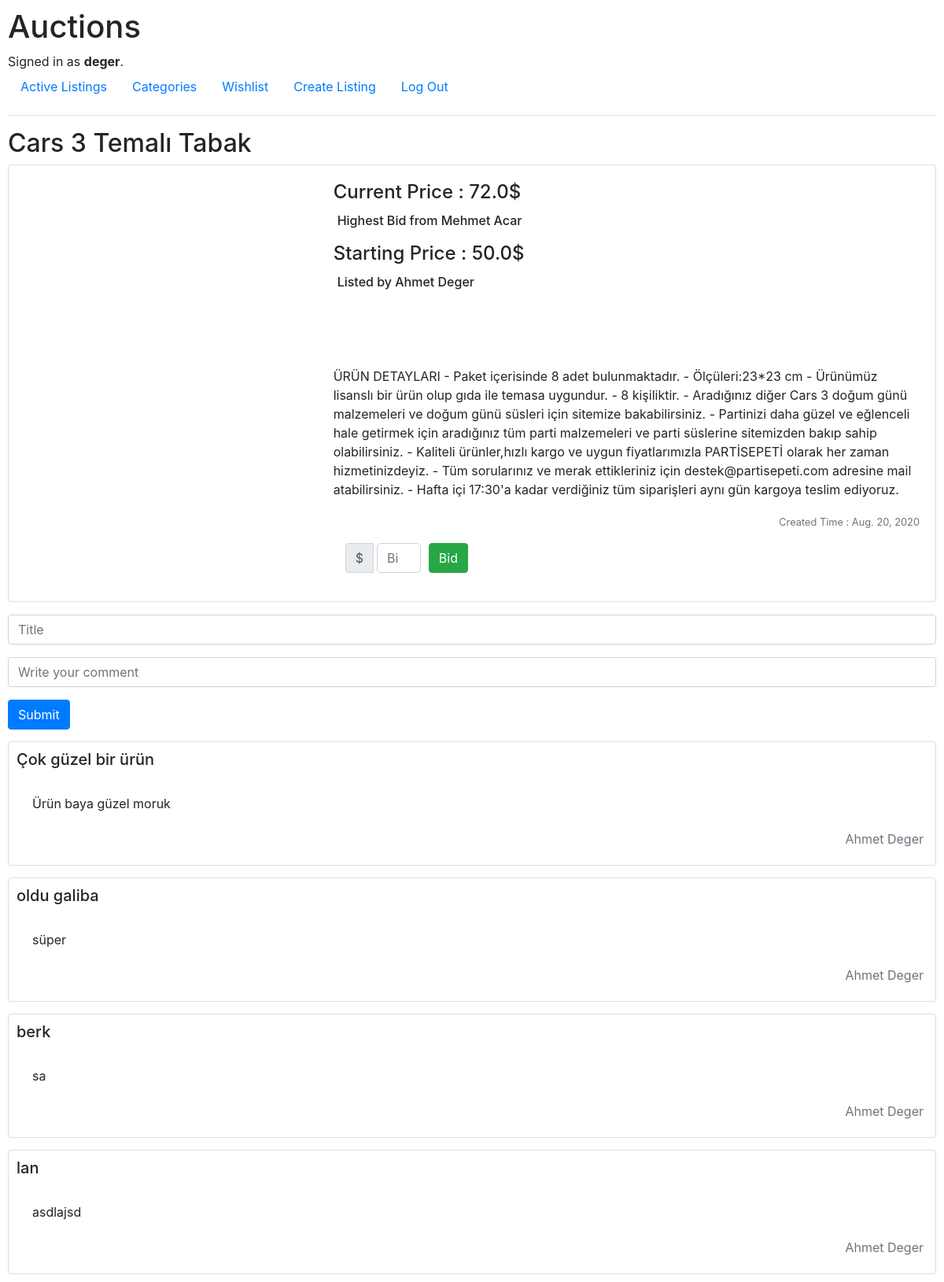
/listings/1 (signed in), run on the app's committed database.
### auctions/models.py (models this page shows, shortened)
class User(AbstractUser):
    pass

class Product(models.Model):
    title = models.CharField(max_length=255)
    startingBid = models.FloatField(default=0)
    Bid = models.FloatField()
    ImageUrl = models.CharField(max_length=500)
    description = models.TextField()
    category = models.ForeignKey(Category,on_delete=models.CASCADE,related_name="category")
    createdTime = models.DateField()
    seller = models.ForeignKey(User,on_delete=models.CASCADE,related_name="seller")
    active = models.BooleanField(default=1)
    owner = models.IntegerField()

class Comment(models.Model):
    author = models.ForeignKey(User,on_delete=models.CASCADE,related_name="author")
    product = models.ForeignKey(Product,on_delete=models.CASCADE,related_name="productid")
    commentTitle = models.CharField(max_length=64)
    comment = models.TextField()

### auctions/views.py (the view)
# urls.py: path("listings/<int:listing_id>",views.listings, name="listing"),
def listings(request,listing_id):
    product = Product.objects.get(pk=listing_id)
    comments = Comment.objects.filter(product=listing_id)
    bids = Bid.objects.filter(product=listing_id)
    owner = User.objects.get(pk=product.owner)
    return render(request,"auctions/listings.html",{
        "product" : product,
        "comments" : comments,
        "bids" : bids,
        "owner" : owner
    })

### auctions/templates/auctions/listings.html (shortened to what this page needs)
{% extends "auctions/layout.html" %}
{% block body %}
<h2>{{product.title}}</h2>
        <div class="card mb-3" >
            <div class="row no-gutters">
                <div class="col-md-4">
                </div>
                <div class="col-md-8">
                  <div class="card-body">
                    {% if product.Bid != 0 %}
                      <h4 class="card-title" style="text-align: left;">Current Price :  {{product.Bid}}$ <h6 style="padding-left: 5px;padding-bottom: 10px;">Highest Bid from {{ owner.first_name }} {{ owner.last_name}}</h6> </h4>
                    {%else%}
                    <h6 class="alert alert-light" style="padding-bottom: 10px;text-align: left;">Nobody else have offer this product</h6>
                    {% endif %}
                    <h4 class="card-title" style="text-align: left;">Starting Price : {{product.startingBid}}$ <h6 style="padding-left: 5px;padding-bottom: 90px;">Listed by {{product.seller.first_name}} {{product.seller.last_name}}</h6> </h4>
                    <p class="card-text">{{product.description}}</p>
                    <p class="card-text" style="text-align:right;"><small class="text-muted">Created Time : {{product.createdTime}}</small></p>
                    {% if user.is_authenticated %}
                    <form action="{% url 'bid' product.id %}" method="post">
                    <div class="input-group mb-3 col-md-3">
                      <div class="input-group-prepend">
                        <span class="input-group-text" >$</span>
                      </div>
                      <input type="number" class="form-control" aria-label="Amount (to the nearest dollar)" style="border-radius: 5px;margin-left: 5px;" placeholder="Bid" name="bid">
                      <button type="submit" class="btn btn-success" style="margin-left: 10px;">Bid</button>
                    </div>
                    </form>
                    {% endif %}
                  </div>
                </div>
              </div>
        </div>
        {% if user.is_authenticated %}
            <form action="{% url 'comment' product.id %}" method="post">
                <div class="form-group">
                    <input autofocus class="form-control" type="text" name="title" placeholder="Title">
                </div>
                <div class="form-group">
                    <input class="form-control" type="text" name="comment" placeholder="Write your comment">
                </div>
                <input class="btn btn-primary" type="submit" value="Submit">
        {% endif %}
        {% if comments %}
            {% for comment in comments %}
            <div class="card" style="margin-top: 15px; padding: 10px;padding-right: 15px;">
                <h5 class="card-title">{{comment.commentTitle}}</h5>
                <div class="card-body">
                    {{comment.comment}}
                </div>
                <h5 class="card-title" style="text-align:right;"><small class="text-muted">{{comment.author.first_name}} {{comment.author.last_name}}</small></h5>
              </div>
            {% endfor %}
        {% endif %}
{% endblock %}

### auctions/templates/auctions/layout.html (shortened to what this page needs)
{% load static %}
<!DOCTYPE html>
<html lang="en">
    <head>
        <link rel="stylesheet" href="https://stackpath.bootstrapcdn.com/bootstrap/4.4.1/css/bootstrap.min.css">
        <link href="{% static 'auctions/styles.css' %}" rel="stylesheet">
    </head>
    <body>
        <h1>Auctions</h1>
        <div>
            {% if user.is_authenticated %}
                Signed in as <strong>{{ user.username }}</strong>.
            {% else %}
                Not signed in.
            {% endif %}
        </div>
        <ul class="nav">
            <li class="nav-item">
                <a class="nav-link" href="{% url 'index' %}">Active Listings</a>
            </li>
            <li class="nav-item">
                    <a class="nav-link" href="{% url 'categories' %}">Categories</a>
                </li>
            {% if user.is_authenticated %}
                <li class="nav-item">
                    <a class="nav-link" href="{% url 'wishlist' %}">Wishlist</a>
                </li>
                <li class="nav-item">
                    <a class="nav-link" href="{% url 'createlisting' %}">Create Listing</a>
                </li>
                <li class="nav-item">
                    <a class="nav-link" href="{% url 'logout' %}">Log Out</a>
                </li>
            {% endif %}
        </ul>
        <hr>
        {% block body %}
        {% endblock %}
    </body>
</html>

### auctions/static/auctions/styles.css (style rules this page uses)
body { padding: 10px; }

### data on the page
User: username "deger"
Product: title "Cars 3 Temalı Tabak", Bid "72.0", startingBid "50.0", seller.first_name "Ahmet", seller.last_name "Deger", description "ÜRÜN DETAYLARI - Paket içerisinde 8 adet bulunmaktadır. - Ölçüleri:23*23 cm - Ürünümüz lisanslı bir ürün olup gıda ile temasa uygundur. - 8 kişiliktir. - Aradığınız diğer Cars 3 doğum günü malzemeleri ve doğum günü süsleri için sitemize bakabilirsiniz. - Partinizi daha güzel ve eğlenceli hale getirmek için aradığınız tüm parti malzemeleri ve parti süslerine sitemizden bakıp sahip olabilirsiniz. - Kaliteli ürünler,hızlı kargo ve uygun fiyatlarımızla PARTİSEPETİ olarak her zaman hizmetinizdeyiz. - Tüm sorularınız ve merak ettikleriniz için destek@partisepeti.com adresine mail atabilirsiniz. - Hafta içi 17:30'a kadar verdiğiniz tüm siparişleri aynı gün kargoya teslim ediyoruz.", createdTime "Aug. 20, 2020"
User: first_name "Mehmet", last_name "Acar"
Comment: commentTitle "Çok güzel bir ürün", comment "Ürün baya güzel moruk", author.first_name "Ahmet", author.last_name "Deger"
Comment: commentTitle "oldu galiba", comment "süper", author.first_name "Ahmet", author.last_name "Deger"
Comment: commentTitle "berk", comment "sa", author.first_name "Ahmet", author.last_name "Deger"
Comment: commentTitle "lan", comment "asdlajsd", author.first_name "Ahmet", author.last_name "Deger"
